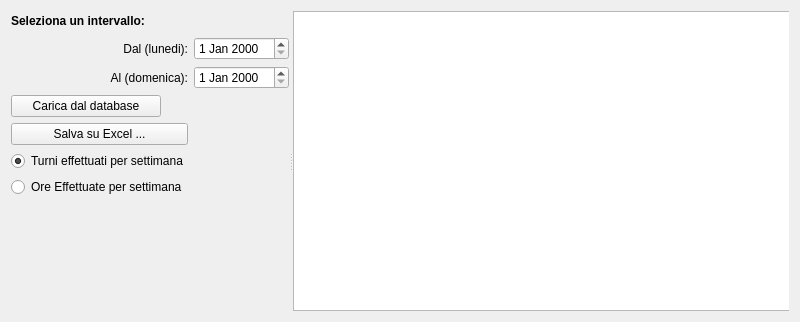
<?xml version="1.0" encoding="UTF-8"?>
<ui version="4.0">
 <class>FormOreLavoratePerDipendente</class>
 <widget class="QWidget" name="FormOreLavoratePerDipendente">
  <property name="geometry">
   <rect>
    <x>0</x>
    <y>0</y>
    <width>800</width>
    <height>322</height>
   </rect>
  </property>
  <property name="minimumSize">
   <size>
    <width>800</width>
    <height>0</height>
   </size>
  </property>
  <property name="windowTitle">
   <string>Report generale</string>
  </property>
  <layout class="QGridLayout" name="gridLayout_2">
   <item row="0" column="0">
    <widget class="QSplitter" name="splitter">
     <property name="orientation">
      <enum>Qt::Horizontal</enum>
     </property>
     <widget class="QWidget" name="layoutWidget">
      <layout class="QGridLayout" name="gridLayout">
       <item row="2" column="1" colspan="2">
        <widget class="QDateEdit" name="deAl">
         <property name="maximumSize">
          <size>
           <width>100</width>
           <height>16777215</height>
          </size>
         </property>
        </widget>
       </item>
       <item row="1" column="1" colspan="2">
        <widget class="QDateEdit" name="deDal">
         <property name="maximumSize">
          <size>
           <width>100</width>
           <height>16777215</height>
          </size>
         </property>
        </widget>
       </item>
       <item row="2" column="0">
        <widget class="QLabel" name="label_7">
         <property name="text">
          <string>Al (domenica):</string>
         </property>
         <property name="alignment">
          <set>Qt::AlignRight|Qt::AlignTrailing|Qt::AlignVCenter</set>
         </property>
        </widget>
       </item>
       <item row="0" column="0">
        <widget class="QLabel" name="label">
         <property name="font">
          <font>
           <weight>75</weight>
           <bold>true</bold>
          </font>
         </property>
         <property name="text">
          <string>Seleziona un intervallo:</string>
         </property>
        </widget>
       </item>
       <item row="5" column="0">
        <widget class="QRadioButton" name="rbTurniEffettuati">
         <property name="text">
          <string>Turni effettuati per settimana</string>
         </property>
         <property name="checked">
          <bool>true</bool>
         </property>
        </widget>
       </item>
       <item row="0" column="1">
        <spacer name="horizontalSpacer">
         <property name="orientation">
          <enum>Qt::Horizontal</enum>
         </property>
         <property name="sizeHint" stdset="0">
          <size>
           <width>40</width>
           <height>20</height>
          </size>
         </property>
        </spacer>
       </item>
       <item row="1" column="0">
        <widget class="QLabel" name="label_4">
         <property name="text">
          <string>Dal (lunedi):</string>
         </property>
         <property name="alignment">
          <set>Qt::AlignRight|Qt::AlignTrailing|Qt::AlignVCenter</set>
         </property>
        </widget>
       </item>
       <item row="7" column="0">
        <spacer name="verticalSpacer">
         <property name="orientation">
          <enum>Qt::Vertical</enum>
         </property>
         <property name="sizeHint" stdset="0">
          <size>
           <width>20</width>
           <height>40</height>
          </size>
         </property>
        </spacer>
       </item>
       <item row="3" column="0">
        <widget class="QPushButton" name="pbLoad">
         <property name="maximumSize">
          <size>
           <width>150</width>
           <height>16777215</height>
          </size>
         </property>
         <property name="text">
          <string>Carica dal database</string>
         </property>
        </widget>
       </item>
       <item row="6" column="0">
        <widget class="QRadioButton" name="rbOreEffettuate">
         <property name="text">
          <string>Ore Effettuate per settimana</string>
         </property>
        </widget>
       </item>
       <item row="4" column="0">
        <widget class="QPushButton" name="pbSalvaExcel">
         <property name="text">
          <string>Salva su Excel ...</string>
         </property>
        </widget>
       </item>
      </layout>
     </widget>
     <widget class="QTableWidget" name="tw">
      <property name="minimumSize">
       <size>
        <width>1000</width>
        <height>0</height>
       </size>
      </property>
      <property name="font">
       <font>
        <pointsize>7</pointsize>
       </font>
      </property>
      <property name="alternatingRowColors">
       <bool>true</bool>
      </property>
      <attribute name="horizontalHeaderVisible">
       <bool>false</bool>
      </attribute>
      <attribute name="verticalHeaderVisible">
       <bool>false</bool>
      </attribute>
     </widget>
    </widget>
   </item>
  </layout>
 </widget>
 <resources/>
 <connections>
  <connection>
   <sender>rbTurniEffettuati</sender>
   <signal>clicked()</signal>
   <receiver>pbLoad</receiver>
   <slot>click()</slot>
   <hints>
    <hint type="sourcelabel">
     <x>95</x>
     <y>125</y>
    </hint>
    <hint type="destinationlabel">
     <x>104</x>
     <y>102</y>
    </hint>
   </hints>
  </connection>
 </connections>
</ui>
